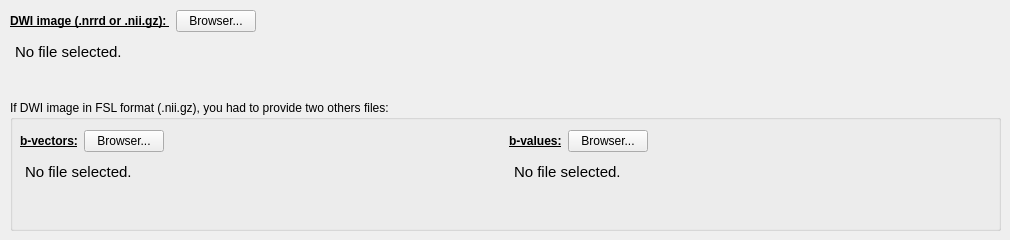
        <widget class="QWidget" name="tab_30">
         <attribute name="title">
          <string>Path to your data</string>
         </attribute>
         <widget class="QWidget" name="layoutWidget_18">
          <property name="geometry">
           <rect>
            <x>10</x>
            <y>10</y>
            <width>991</width>
            <height>105</height>
           </rect>
          </property>
          <layout class="QVBoxLayout" name="verticalLayout_13">
           <item>
            <layout class="QHBoxLayout" name="horizontalLayout_66">
             <item>
              <widget class="QLabel" name="label_80">
               <property name="font">
                <font>
                 <weight>75</weight>
                 <bold>true</bold>
                 <underline>true</underline>
                </font>
               </property>
               <property name="text">
                <string>DWI image (.nrrd or .nii.gz): </string>
               </property>
              </widget>
             </item>
             <item>
              <widget class="QPushButton" name="no_registration_DWI_DATA_pushButton">
               <property name="text">
                <string>Browser...</string>
               </property>
               <property name="autoDefault">
                <bool>false</bool>
               </property>
               <property name="flat">
                <bool>false</bool>
               </property>
              </widget>
             </item>
             <item>
              <spacer name="horizontalSpacer_57">
               <property name="orientation">
                <enum>Qt::Horizontal</enum>
               </property>
               <property name="sizeHint" stdset="0">
                <size>
                 <width>40</width>
                 <height>20</height>
                </size>
               </property>
              </spacer>
             </item>
            </layout>
           </item>
           <item>
            <widget class="QTextEdit" name="no_registration_DWI_textEdit">
             <property name="styleSheet">
              <string notr="true">QTextEdit {
	background-color : transparent
}</string>
             </property>
             <property name="readOnly">
              <bool>true</bool>
             </property>
             <property name="html">
              <string>&lt;!DOCTYPE HTML PUBLIC &quot;-//W3C//DTD HTML 4.0//EN&quot; &quot;http://www.w3.org/TR/REC-html40/strict.dtd&quot;&gt;
&lt;html&gt;&lt;head&gt;&lt;meta name=&quot;qrichtext&quot; content=&quot;1&quot; /&gt;&lt;style type=&quot;text/css&quot;&gt;
p, li { white-space: pre-wrap; }
&lt;/style&gt;&lt;/head&gt;&lt;body style=&quot; font-family:'Ubuntu'; font-size:11pt; font-weight:400; font-style:normal;&quot;&gt;
&lt;p style=&quot; margin-top:0px; margin-bottom:0px; margin-left:0px; margin-right:0px; -qt-block-indent:0; text-indent:0px;&quot;&gt;No file selected.&lt;/p&gt;&lt;/body&gt;&lt;/html&gt;</string>
             </property>
            </widget>
           </item>
          </layout>
         </widget>
         <widget class="QGroupBox" name="groupBox_24">
          <property name="geometry">
           <rect>
            <x>10</x>
            <y>100</y>
            <width>991</width>
            <height>131</height>
           </rect>
          </property>
          <property name="title">
           <string>If DWI image in FSL format (.nii.gz), you had to provide two others files: </string>
          </property>
          <widget class="QWidget" name="layoutWidget_19">
           <property name="geometry">
            <rect>
             <x>10</x>
             <y>30</y>
             <width>971</width>
             <height>105</height>
            </rect>
           </property>
           <layout class="QGridLayout" name="gridLayout_13">
            <item row="0" column="0">
             <layout class="QHBoxLayout" name="horizontalLayout_85">
              <item>
               <widget class="QLabel" name="label_81">
                <property name="font">
                 <font>
                  <weight>75</weight>
                  <bold>true</bold>
                  <underline>true</underline>
                 </font>
                </property>
                <property name="text">
                 <string>b-vectors:</string>
                </property>
               </widget>
              </item>
              <item>
               <widget class="QPushButton" name="no_registration_DWI_DATA_bvecs_pushButton">
                <property name="text">
                 <string>Browser...</string>
                </property>
               </widget>
              </item>
              <item>
               <spacer name="horizontalSpacer_58">
                <property name="orientation">
                 <enum>Qt::Horizontal</enum>
                </property>
                <property name="sizeHint" stdset="0">
                 <size>
                  <width>40</width>
                  <height>20</height>
                 </size>
                </property>
               </spacer>
              </item>
             </layout>
            </item>
            <item row="0" column="1">
             <layout class="QHBoxLayout" name="horizontalLayout_86">
              <item>
               <widget class="QLabel" name="label_82">
                <property name="font">
                 <font>
                  <weight>75</weight>
                  <bold>true</bold>
                  <underline>true</underline>
                 </font>
                </property>
                <property name="text">
                 <string>b-values:</string>
                </property>
               </widget>
              </item>
              <item>
               <widget class="QPushButton" name="no_registration_DWI_DATA_bvals_pushButton">
                <property name="text">
                 <string>Browser...</string>
                </property>
               </widget>
              </item>
              <item>
               <spacer name="horizontalSpacer_59">
                <property name="orientation">
                 <enum>Qt::Horizontal</enum>
                </property>
                <property name="sizeHint" stdset="0">
                 <size>
                  <width>40</width>
                  <height>20</height>
                 </size>
                </property>
               </spacer>
              </item>
             </layout>
            </item>
            <item row="1" column="0">
             <widget class="QTextEdit" name="no_registration_DWI_DATA_bvecs_textEdit">
              <property name="styleSheet">
               <string notr="true">QTextEdit {
	background-color : transparent
}</string>
              </property>
              <property name="readOnly">
               <bool>true</bool>
              </property>
              <property name="html">
               <string>&lt;!DOCTYPE HTML PUBLIC &quot;-//W3C//DTD HTML 4.0//EN&quot; &quot;http://www.w3.org/TR/REC-html40/strict.dtd&quot;&gt;
&lt;html&gt;&lt;head&gt;&lt;meta name=&quot;qrichtext&quot; content=&quot;1&quot; /&gt;&lt;style type=&quot;text/css&quot;&gt;
p, li { white-space: pre-wrap; }
&lt;/style&gt;&lt;/head&gt;&lt;body style=&quot; font-family:'Ubuntu'; font-size:11pt; font-weight:400; font-style:normal;&quot;&gt;
&lt;p style=&quot; margin-top:0px; margin-bottom:0px; margin-left:0px; margin-right:0px; -qt-block-indent:0; text-indent:0px;&quot;&gt;No file selected.&lt;/p&gt;&lt;/body&gt;&lt;/html&gt;</string>
              </property>
             </widget>
            </item>
            <item row="1" column="1">
             <widget class="QTextEdit" name="no_registration_DWI_DATA_bvals_textEdit">
              <property name="styleSheet">
               <string notr="true">QTextEdit {
	background-color : transparent
}</string>
              </property>
              <property name="readOnly">
               <bool>true</bool>
              </property>
              <property name="html">
               <string>&lt;!DOCTYPE HTML PUBLIC &quot;-//W3C//DTD HTML 4.0//EN&quot; &quot;http://www.w3.org/TR/REC-html40/strict.dtd&quot;&gt;
&lt;html&gt;&lt;head&gt;&lt;meta name=&quot;qrichtext&quot; content=&quot;1&quot; /&gt;&lt;style type=&quot;text/css&quot;&gt;
p, li { white-space: pre-wrap; }
&lt;/style&gt;&lt;/head&gt;&lt;body style=&quot; font-family:'Ubuntu'; font-size:11pt; font-weight:400; font-style:normal;&quot;&gt;
&lt;p style=&quot; margin-top:0px; margin-bottom:0px; margin-left:0px; margin-right:0px; -qt-block-indent:0; text-indent:0px;&quot;&gt;No file selected.&lt;/p&gt;&lt;/body&gt;&lt;/html&gt;</string>
              </property>
             </widget>
            </item>
           </layout>
          </widget>
         </widget>
        </widget>
